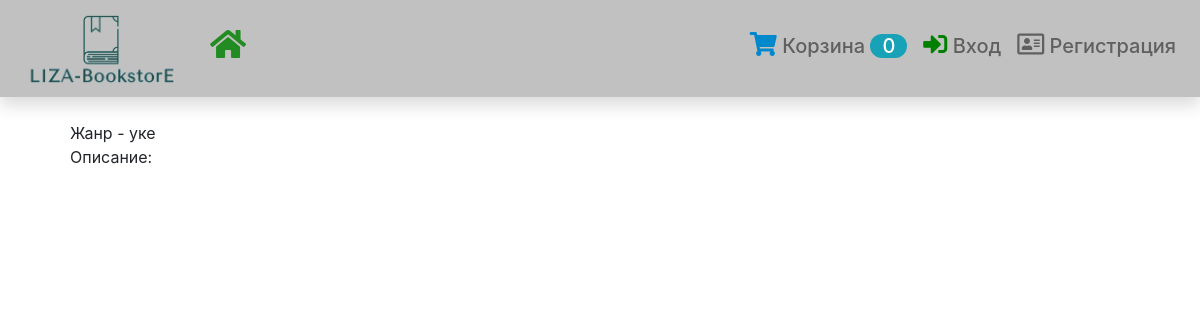
Before: /directory/genre/1 with the older database file.
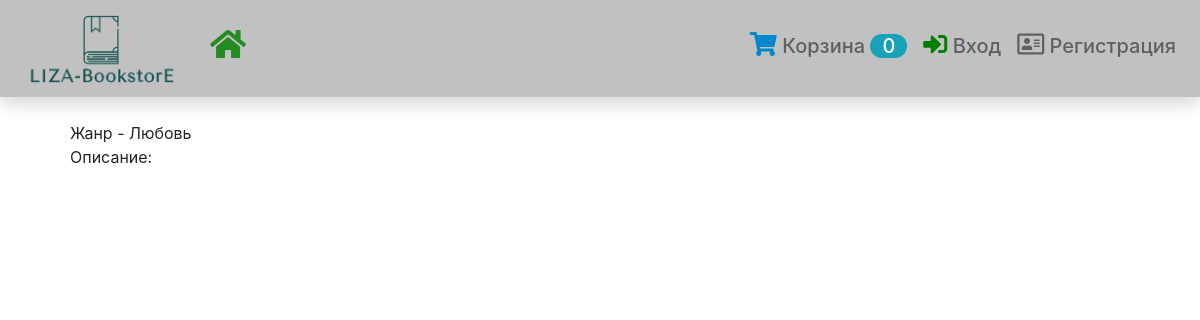
After: the same page with the newer database file.
### directory/models.py (models this page shows, shortened)
class Genre(models.Model):
    name = models.CharField('Жанр', max_length=120)
    description = models.TextField('Описание', null=True, blank=True)
    class Meta:
        verbose_name = 'Жанр'
        verbose_name_plural = 'Жанры'

### directory/views.py (the view)
# urls.py: path('genre/<int:pk>', GenreDetail.as_view(), name='genre-detail'),
class GenreDetail(CountInCart, DetailView):
    model = Genre

### cart/views.py (called while the page is built)
    def get_context_data(self, **kwargs):
        context = super().get_context_data(**kwargs)
        cart_id = self.request.session.get('cart_id', '0')
        if cart_id != '0':
            context['cart_count'] = Cart.objects.get(pk=cart_id).book_in_cart_count
        else:
            context['cart_count'] = cart_id
        return context

### directory/templates/directory/genre_detail.html (shortened to what this page needs)
{% extends 'base.html' %}
{% block content %}
Жанр - {{ object.name }}<br>
Описание: {{ object.description }}
{% endblock %}

Changed rows visible on the page:
changed Genre: name "уке" → "Любовь"
